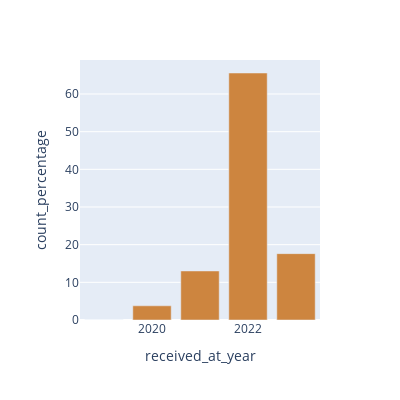

Notebook source saved alongside this figure:
### Code cell
count_percentage_plot_by_column('received_at_year','peru')

### Figure 1 — Plotly figure (JSON) as saved in the notebook; plotly's stock layout.template omitted (floating-point values rounded to 4 significant figures)
{"data": [{"alignmentgroup": "True", "hovertemplate": "received_at_year=%{x}<br>count_percentage=%{y}<extra></extra>", "legendgroup": "", "marker": {"color": "peru", "pattern": {"shape": ""}}, "name": "", "offsetgroup": "", "orientation": "v", "showlegend": false, "textposition": "auto", "type": "bar", "x": [2022, 2023, 2021, 2020, 2019], "xaxis": "x", "y": [65.58, 17.62, 13.02, 3.77, 0.02], "yaxis": "y"}], "layout": {"autosize": false, "barmode": "relative", "height": 400, "legend": {"tracegroupgap": 0}, "margin": {"t": 60}, "width": 400, "xaxis": {"anchor": "y", "domain": [0, 1], "title": {"text": "received_at_year"}}, "yaxis": {"anchor": "x", "domain": [0, 1], "title": {"text": "count_percentage"}}}}
